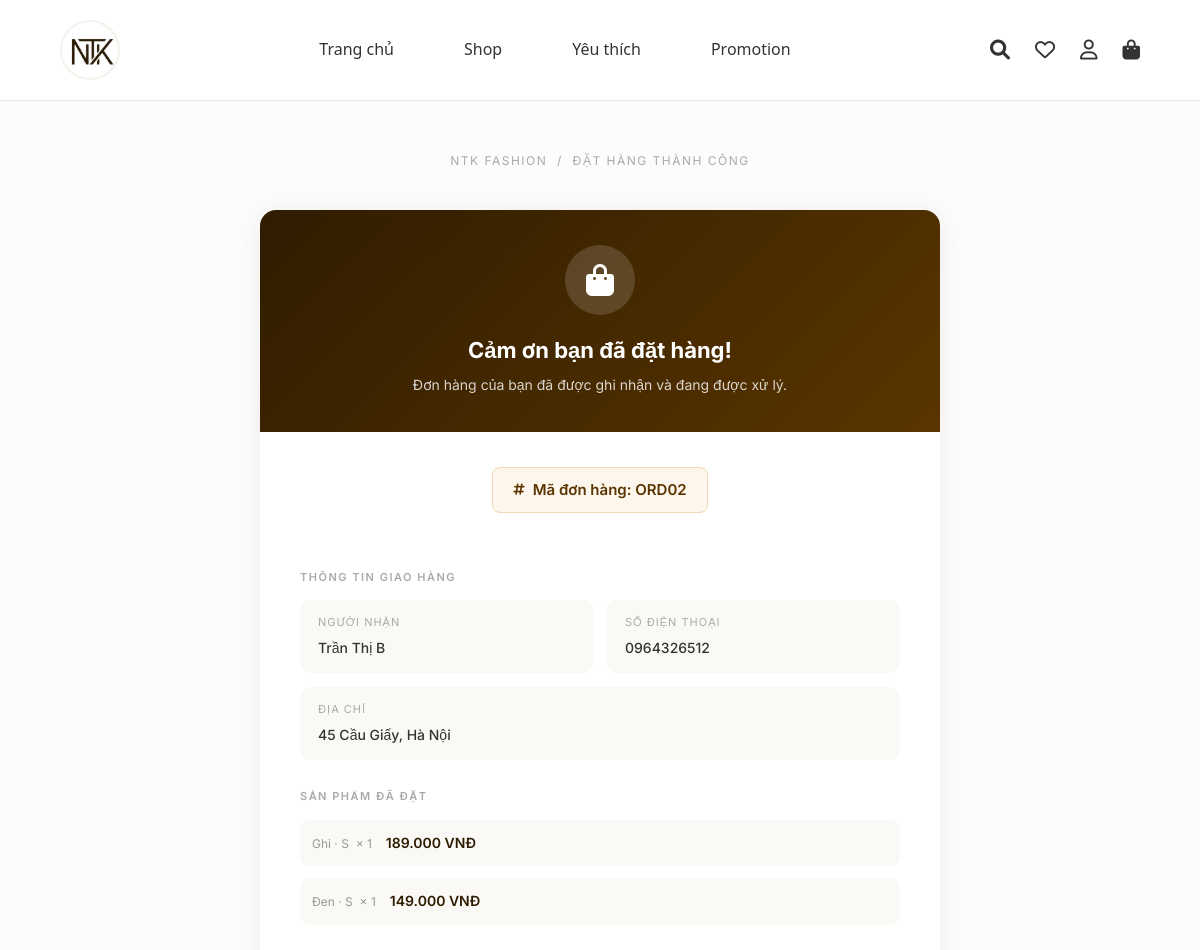
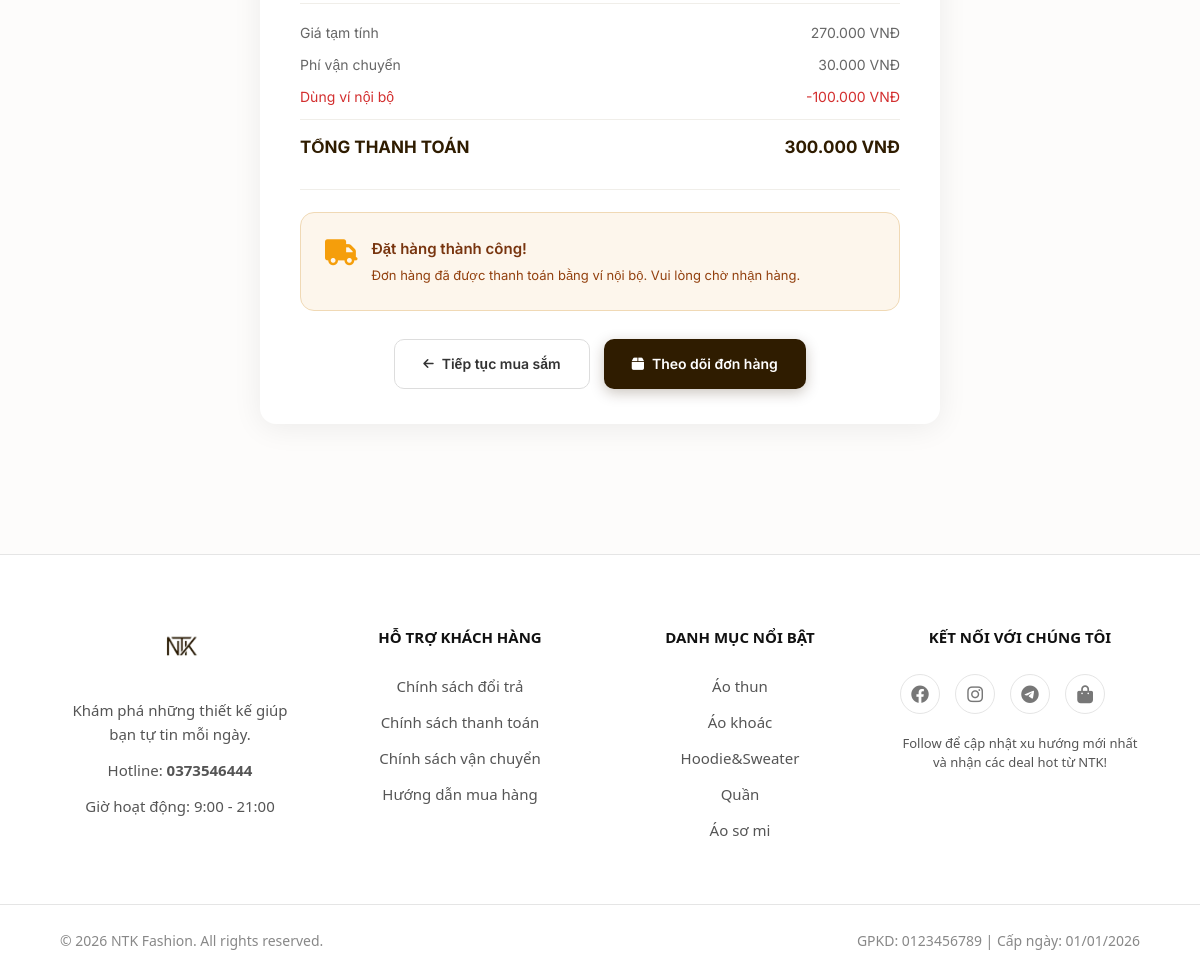
Page /order_success.php?id=ORD02 on the committed database (2 pictures, top to bottom).
### tables this page shows
CREATE TABLE `orders` (
  `order_id` char(5) NOT NULL,
  `payos_order_code` bigint(20) DEFAULT NULL,
  `payos_qr_code` text DEFAULT NULL,
  `user_id` char(5) DEFAULT NULL,
  `order_date` datetime DEFAULT current_timestamp(),
  `fullname` varchar(100) DEFAULT NULL,
  `phone` varchar(10) DEFAULT NULL,
  `address` varchar(500) DEFAULT NULL,
  `total_price` decimal(15,2) DEFAULT NULL,
  `shipping_fee` decimal(15,2) DEFAULT NULL,
  `shipping_method_id` char(5) DEFAULT NULL,
  `discount_value` decimal(15,2) DEFAULT NULL,
  `order_status` int(11) DEFAULT NULL,
  `final_price` decimal(15,2) DEFAULT NULL,
  `payment_status` int(11) DEFAULT 0,
  `payment_method` int(11) DEFAULT NULL,
  `coupon_id` char(5) DEFAULT NULL,
  `tracking_number` varchar(50) DEFAULT NULL,
  `wallet_used_amount` decimal(15,2) DEFAULT 0.00,
  `note` varchar(500) DEFAULT NULL,
  `payos_checkout_url` varchar(1000) DEFAULT NULL
);

CREATE TABLE `order_details` (
  `detail_id` char(5) NOT NULL,
  `order_id` char(5) DEFAULT NULL,
  `variant_id` char(5) DEFAULT NULL,
  `quantity` int(11) DEFAULT NULL,
  `price` decimal(15,2) DEFAULT NULL,
  `feedback` varchar(500) DEFAULT NULL,
  `is_reviewed` int(11) DEFAULT 0,
  `product_name` varchar(200) DEFAULT NULL,
  `unit_price` decimal(15,2) DEFAULT NULL
);

### src/order_success.php (the view, shortened to what this page needs)
<?php
require_once 'config/database.php';
$order_id = $_GET['id'] ?? '';
$stmt = $conn->prepare("SELECT * FROM Orders WHERE order_id = :oid");
$stmt->execute(['oid' => $order_id]);
$order = $stmt->fetch(PDO::FETCH_ASSOC);
$stmt_items = $conn->prepare("
    SELECT od.order_id, od.variant_id, od.product_name, od.quantity, od.price,
           v.color, v.size FROM Order_Details od
    LEFT JOIN Product_Variants v ON od.variant_id = v.variant_id
    WHERE od.order_id = :oid
");
$stmt_items->execute(['oid' => $order_id]);
$order_items = $stmt_items->fetchAll(PDO::FETCH_ASSOC);
$is_online  = ($order['payment_method'] == 2);
$is_paid    = ($order['payment_status'] == 1);
$has_qr     = (!empty($order['payos_qr_code']));
$checkout_url = $order['payos_checkout_url'] ?? '';
include 'includes/header.php';
?>
<div class="success-page">
    <div class="success-breadcrumb">NTK Fashion &nbsp;/&nbsp; Đặt hàng thành công</div>
    <div class="success-card">
        <div class="success-card-header">
            <div class="icon-wrap">
                <i class="fa-solid fa-bag-shopping"></i>
            </div>
            <h1>Cảm ơn bạn đã đặt hàng!</h1>
            <p>Đơn hàng của bạn đã được ghi nhận và đang được xử lý.</p>
        </div>
        <div class="success-card-body">
            <div style="text-align:center; margin-bottom: 28px;">
                <div class="order-badge">
                    <i class="fa-solid fa-hashtag" style="font-size:13px;"></i>
                    Mã đơn hàng: <?= htmlspecialchars($order_id) ?>
                </div>
            </div>
            <div class="section-label">Thông tin giao hàng</div>
            <div class="info-grid">
                <div class="info-item">
                    <div class="label">Người nhận</div>
                    <div class="value"><?= htmlspecialchars($order['fullname'] ?? '') ?></div>
                </div>
                <div class="info-item">
                    <div class="label">Số điện thoại</div>
                    <div class="value"><?= htmlspecialchars($order['phone'] ?? '') ?></div>
                </div>
                <div class="info-item" style="grid-column: 1 / -1;">
                    <div class="label">Địa chỉ</div>
                    <div class="value"><?= htmlspecialchars($order['address'] ?? '') ?></div>
                </div>
            </div>
            <?php if (!empty($order_items)): ?>
            <div class="section-label">Sản phẩm đã đặt</div>
            <div class="product-list">
                <?php foreach ($order_items as $item): ?>
                <div class="product-row">
                    <div>
                        <div class="prod-variant">
                            <?php
                                $variant_info = [];
                                if (!empty($item['color'])) $variant_info[] = $item['color'];
                                if (!empty($item['size']))  $variant_info[] = $item['size'];
                                echo htmlspecialchars(implode(' · ', $variant_info));
                            ?>
                            &nbsp;&times; <?= intval($item['quantity']) ?>
                        </div>
                    </div>
                    <div class="prod-price">
                        <?= number_format($item['price'] * $item['quantity'], 0, ',', '.') ?> VNĐ
                    </div>
                </div>
                <?php endforeach; ?>
            </div>
            <?php endif; ?>
            <div class="price-breakdown">
                <div class="price-row">
                    <span>Giá tạm tính</span>
                    <span><?= number_format($order['total_price'] - $order['shipping_fee'], 0, ',', '.') ?> VNĐ</span>
                </div>
                <div class="price-row">
                    <span>Phí vận chuyển</span>
                    <span><?= number_format($order['shipping_fee'], 0, ',', '.') ?> VNĐ</span>
                </div>
                <?php if ($order['wallet_used_amount'] > 0): ?>
                <div class="price-row" style="color:#d32f2f;">
                    <span>Dùng ví nội bộ</span>
                    <span>-<?= number_format($order['wallet_used_amount'], 0, ',', '.') ?> VNĐ</span>
                </div>
                <?php endif; ?>
                <div class="price-row total">
                    <span>TỔNG THANH TOÁN</span>
                    <span><?= number_format($order['final_price'], 0, ',', '.') ?> VNĐ</span>
                </div>
            </div>
            <hr class="divider">
            <?php if ($is_online && !$is_paid && $has_qr): ?>
                <div class="qr-box" id="qr-section">
                    <h3><i class="fa-solid fa-qrcode" style="margin-right:6px;"></i>Quét mã QR để thanh toán</h3>
                    <p>Mở ứng dụng ngân hàng và quét mã QR bên dưới.<br>
                       Hệ thống sẽ tự động cập nhật sau khi nhận được tiền.</p>
                    <?php
                        $qr_data = $order['payos_qr_code'];
                    ?>
                    <img class="qr-image"
                         src="https://api.qrserver.com/v1/create-qr-code/?size=400x400&margin=15&data=<?= urlencode($qr_data) ?>"
                         alt="PayOS QR Code">
                    <div class="qr-amount"><?= number_format($order['final_price'], 0, ',', '.') ?> VNĐ</div>
                    <div>
                        <div class="qr-status-badge" id="status-badge">
                            <i class="fa-solid fa-circle-notch fa-spin"></i>
                            Đang chờ thanh toán...
                        </div>
                    </div>
                    <?php if (!empty($checkout_url)): ?>
                    <div>
                        <a href="<?= htmlspecialchars($checkout_url) ?>" target="_blank" class="open-payos-btn">
                            <i class="fa-solid fa-arrow-up-right-from-square"></i>
                            Mở trang thanh toán PayOS
                        </a>
                    </div>
                    <?php endif; ?>
                </div>
                <script>
                const orderId = <?= json_encode($order_id) ?>;
                let pollCount = 0;
                const maxPolls = 120; // Poll tối đa 6 phút (120 x 3s)
                const intervalId = setInterval(function() {
                    pollCount++;
                    if (pollCount > maxPolls) {
                        clearInterval(intervalId);
                        return;
                    }
                    fetch('api/check_payment_status.php?id=' + orderId)
                        .then(res => res.json())
                        .then(data => {
                            if (data.success && data.paid) {
                                clearInterval(intervalId);
                                // Hiện overlay thành công
                                document.getElementById('success-overlay').classList.add('show');
                                // Cập nhật badge
                                const badge = document.getElementById('status-badge');
                                badge.className = 'qr-status-badge paid';
                                badge.innerHTML = '<i class="fa-solid fa-circle-check"></i> Đã thanh toán!';
                            }
                        })
                        .catch(e => console.error('Poll error:', e));
                }, 3000);
                </script>
            <?php else: ?>
                <div class="cod-box">
                    <i class="fa-solid fa-truck"></i>
                    <div>
                        <h4>Đặt hàng thành công!</h4>
                        <p>
                            <?php if ($order['payment_method'] == 1): ?>
                                Bạn sẽ thanh toán khi nhận hàng (COD). Đơn hàng sẽ được giao trong 3–5 ngày làm việc.
                            <?php else: ?>
                                Đơn hàng đã được thanh toán bằng ví nội bộ. Vui lòng chờ nhận hàng.
                            <?php endif; ?>
                        </p>
                    </div>
                </div>
            <?php endif; ?>
            <div class="cta-buttons">
                <a href="index.php" class="cta-btn secondary">
                    <i class="fa-solid fa-arrow-left" style="font-size:12px;"></i>
                    Tiếp tục mua sắm
                </a>
                <a href="views/user/dashboard.php?view=chitietdonhang&id=<?= $order_id ?>" class="cta-btn primary">
                    <i class="fa-solid fa-box"></i>
                    Theo dõi đơn hàng
                </a>
            </div>
        </div>
    </div>
</div>
<?php include 'includes/footer.php'; ?>

### src/assets/css/style.css (style rules this page uses)
:root { --primary-color: #2f1c00; --bg-color: #ffffff; --beige-color: #f5f1eb; --border-color: #e5e5e5; --text-color: #111111; --font-main: 'Helvetica Neue', Arial, sans-serif; }
* { margin: 0; padding: 0; box-sizing: border-box; }
body { font-family: var(--font-main); color: var(--text-color); background-color: var(--bg-color); line-height: 1.6; }
a { text-decoration: none; color: inherit; transition: color 0.3s ease; }
body { margin: 0; font-family: 'Segoe UI', Arial, sans-serif; background: #fdfcfb; color: #333; }

### src/order_success.php (style rules this page uses)
.success-page { max-width: 720px; margin: 50px auto; padding: 0 20px 80px; font-family: 'Inter', sans-serif; }
.success-breadcrumb { text-align: center; font-size: 12px; color: #aaa; letter-spacing: 1.5px; text-transform: uppercase; margin-bottom: 40px; }
.success-card { background: #fff; border-radius: 16px; box-shadow: 0 4px 30px rgba(0,0,0,0.07); overflow: hidden; }
.success-card-header { background: linear-gradient(135deg, #2f1c00 0%, #5a3500 100%); padding: 35px 40px; text-align: center; color: #fff; }
.success-card-header .icon-wrap { width: 70px; height: 70px; background: rgba(255,255,255,0.15); border-radius: 50%; display: flex; align-items: center; justify-content: center; margin: 0 auto 18px; backdrop-filter: blur(4px); }
.success-card-header .icon-wrap i { font-size: 32px; }
.success-card-header h1 { font-size: 22px; font-weight: 700; margin-bottom: 6px; }
.success-card-header p { font-size: 14px; opacity: 0.8; }
.success-card-body { padding: 35px 40px; }
.order-badge { display: inline-flex; align-items: center; gap: 8px; background: #fdf6ec; border: 1px solid #f0d9b5; border-radius: 8px; padding: 10px 20px; font-size: 15px; color: #5a3500; font-weight: 600; margin-bottom: 28px; }
.section-label { font-size: 11px; font-weight: 600; letter-spacing: 1.5px; text-transform: uppercase; color: #aaa; margin-bottom: 14px; }
.info-grid { display: grid; grid-template-columns: 1fr 1fr; gap: 14px; margin-bottom: 28px; }
.info-item { background: #faf9f6; border-radius: 10px; padding: 14px 18px; }
.info-item .label { font-size: 11px; color: #aaa; text-transform: uppercase; letter-spacing: 1px; margin-bottom: 5px; }
.info-item .value { font-size: 14px; color: #333; font-weight: 500; }
.product-list { display: flex; flex-direction: column; gap: 12px; margin-bottom: 28px; }
.product-row { display: flex; align-items: center; gap: 14px; padding: 12px; background: #faf9f6; border-radius: 10px; }
.product-row .prod-variant { font-size: 12px; color: #999; }
.product-row .prod-price { font-size: 14px; font-weight: 600; color: #2f1c00; }
.price-breakdown { border-top: 1px solid #f0eee9; padding-top: 18px; margin-bottom: 28px; }
.price-row { display: flex; justify-content: space-between; font-size: 14px; color: #666; margin-bottom: 10px; }
.price-row.total { font-size: 17px; font-weight: 700; color: #2f1c00; border-top: 1px solid #f0eee9; padding-top: 14px; margin-top: 4px; }
.cod-box { padding: 24px; border-radius: 14px; background: #fdf6ec; margin-bottom: 28px; border: 1px solid #f0d9b5; display: flex; align-items: flex-start; gap: 14px; }
.cod-box i { font-size: 26px; color: #f59e0b; margin-top: 2px; }
.cod-box h4 { font-size: 15px; font-weight: 600; color: #78350f; margin-bottom: 5px; }
.cod-box p { font-size: 13px; color: #92400e; line-height: 1.5; }
.cta-buttons { display: flex; gap: 14px; justify-content: center; margin-top: 8px; }
.cta-btn { padding: 13px 28px; border-radius: 10px; font-size: 14px; font-weight: 600; text-decoration: none; display: flex; align-items: center; gap: 8px; transition: 0.2s; }
.cta-btn.primary { background: #2f1c00; color: #fff; box-shadow: 0 4px 14px rgba(47,28,0,0.25); }
.cta-btn.secondary { background: #fff; color: #333; border: 1.5px solid #ddd; }
.divider { border: none; border-top: 1px solid #f0eee9; margin: 22px 0; }

### rows in the picture
orders: fullname "Trần Thị B", phone "0964326512", address "45 Cầu Giấy, Hà Nội", $order['total_price'] - $order['shipping_fee'] "270.000", shipping_fee "30.000", wallet_used_amount "100.000", final_price "300.000"
order_details: variant_info "Ghi · S", quantity "1", $item['price'] * $item['quantity'] "189.000"
order_details: variant_info "Đen · S", quantity "1", $item['price'] * $item['quantity'] "149.000"

### other values in the picture
$order_id "ORD02"
